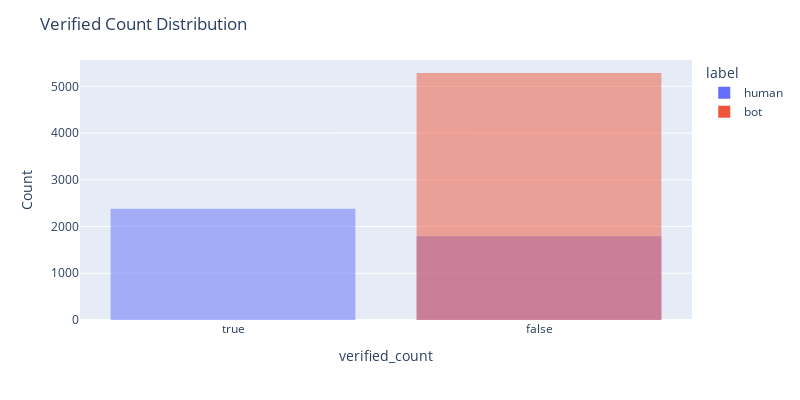

The code cell stored with this chart in its notebook:
### Code cell
fig = px.histogram(df_relation_copy, x='verified', color='label', barmode='overlay', nbins=30)

fig.update_layout(
    title='Verified Count Distribution',
    xaxis_title='verified_count',
    yaxis_title='Count',
    width=800,    
    height=400    
)

fig.show()

### Figure 1 — Plotly figure (JSON) as saved in the notebook; plotly's stock layout.template omitted (floating-point values rounded to 4 significant figures; data arrays with more than 128 entries replaced by an {"elided": "..."} marker saying what was removed)
{"data": [{"alignmentgroup": "True", "bingroup": "x", "hovertemplate": "label=human<br>verified=%{x}<br>count=%{y}<extra></extra>", "legendgroup": "human", "marker": {"color": "#636efa", "opacity": 0.5, "pattern": {"shape": ""}}, "name": "human", "nbinsx": 30, "offsetgroup": "human", "orientation": "v", "showlegend": true, "type": "histogram", "x": {"elided": "4175 bool values"}, "xaxis": "x", "yaxis": "y"}, {"alignmentgroup": "True", "bingroup": "x", "hovertemplate": "label=bot<br>verified=%{x}<br>count=%{y}<extra></extra>", "legendgroup": "bot", "marker": {"color": "#EF553B", "opacity": 0.5, "pattern": {"shape": ""}}, "name": "bot", "nbinsx": 30, "offsetgroup": "bot", "orientation": "v", "showlegend": true, "type": "histogram", "x": {"elided": "5286 bool values"}, "xaxis": "x", "yaxis": "y"}], "layout": {"barmode": "overlay", "height": 400, "legend": {"title": {"text": "label"}, "tracegroupgap": 0}, "margin": {"t": 60}, "title": {"text": "Verified Count Distribution"}, "width": 800, "xaxis": {"anchor": "y", "domain": [0, 1], "title": {"text": "verified_count"}}, "yaxis": {"anchor": "x", "domain": [0, 1], "title": {"text": "Count"}}}}
